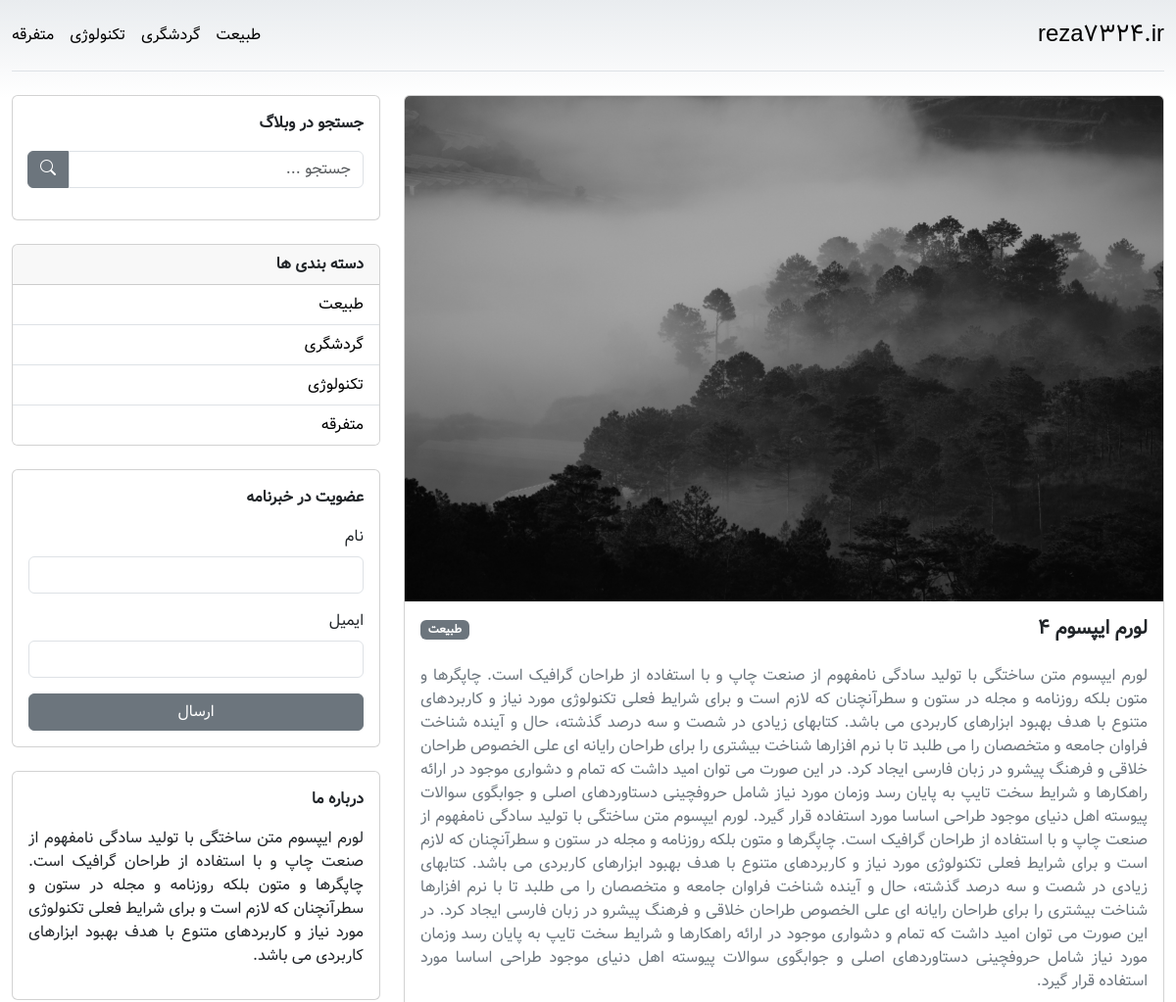
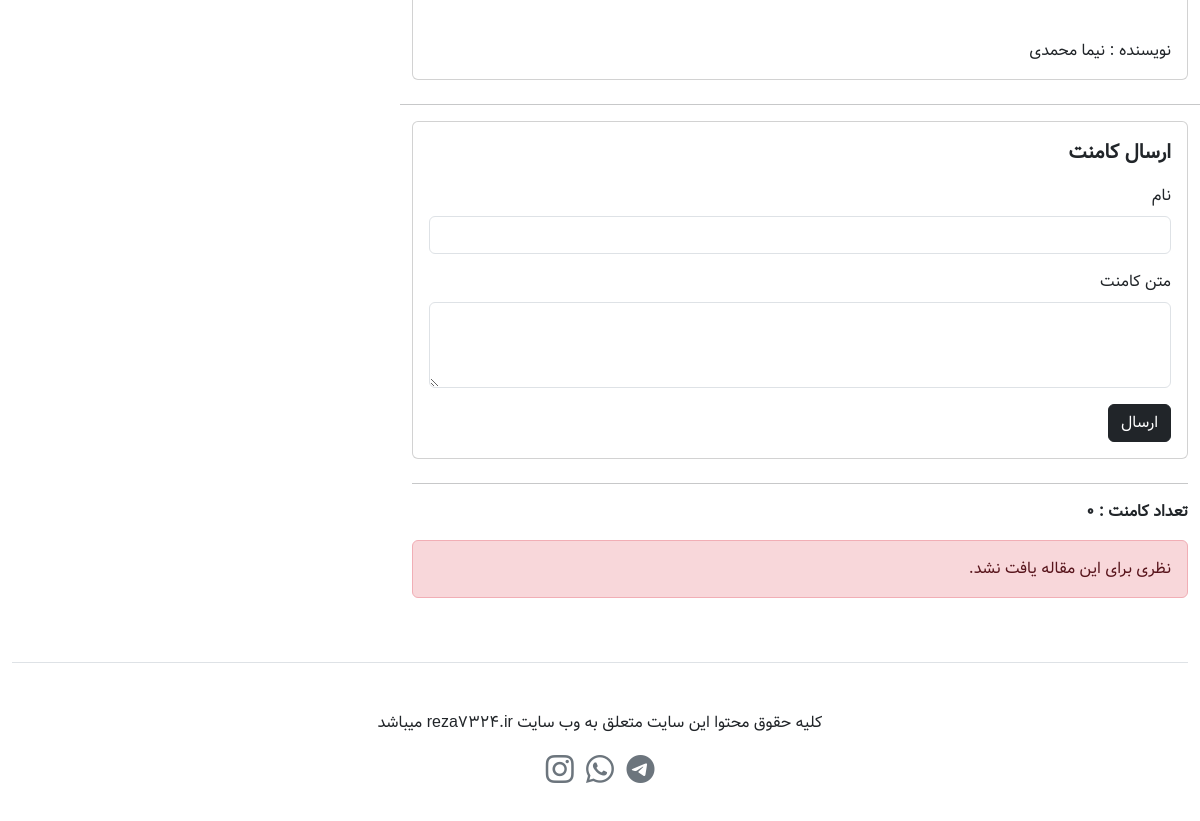
The page /single.php?post=4 on the database its author committed (2 pictures, top to bottom).
### tables this page shows
CREATE TABLE `categories` (
  `id` int(11) NOT NULL,
  `title` varchar(255) NOT NULL
);

CREATE TABLE `posts` (
  `id` int(11) NOT NULL,
  `title` varchar(255) NOT NULL,
  `body` text NOT NULL,
  `category_id` int(11) NOT NULL,
  `author` varchar(255) NOT NULL,
  `image` varchar(255) NOT NULL
);

### single.php (the view, shortened to what this page needs)
<?php
include "./include/layout/header.php";
if (isset($_GET['post'])) {
    $postId = $_GET['post'];
    $post = $db->prepare("SELECT * FROM posts WHERE id = :id");
    $post->execute(['id' => $postId]);
    $post = $post->fetch();
}
?>
<main>
    <section class="mt-4">
        <div class="row">
            <?php if (empty($post)): ?>
                <div class="col-lg-8">
                    <div class="alert alert-danger">
                        مقاله ای یافت نشد...
                    </div>
                </div>
            <?php else: ?>
                <div class="col-lg-8">
                    <div class="row justify-content-center">
                        <?php
                        $categoryId = $post['category_id'];
                        $postCategory = $db->query("SELECT * FROM categories WHERE id = $categoryId")->fetch();
                        ?>
                        <div class="col">
                            <div class="card">
                                <img
                                    src="./upload/posts/<?= $post['image'] ?>"
                                    class="card-img-top"
                                    alt="post-image" />
                                <div class="card-body">
                                    <div
                                        class="d-flex justify-content-between">
                                        <h5 class="card-title fw-bold">
                                            <?= $post['title'] ?>
                                        </h5>
                                        <div>
                                            <span
                                                class="badge text-bg-secondary"><?= $postCategory['title'] ?></span>
                                        </div>
                                    </div>
                                    <p
                                        class="card-text text-secondary text-justify pt-3">
                                        <?= $post['body'] ?>
                                    </p>
                                    <div>
                                        <p class="fs-6 mt-5 mb-0">
                                            نویسنده : <?= $post['author'] ?>
                                        </p>
                                    </div>
                                </div>
                            </div>
                        </div>
                        <hr class="mt-4" />
                        <div class="col">
                            <div class="card">
                                <div class="card-body">
                                    <p class="fw-bold fs-5">
                                        ارسال کامنت
                                    </p>
                                    <form method="post">
                                        <div class="mb-3">
                                            <label class="form-label">نام</label>
                                            <input type="text" name="name" class="form-control" />
                                        </div>
                                        <div class="mb-3">
                                            <label class="form-label">متن کامنت</label>
                                            <textarea class="form-control" name="comment" rows="3"></textarea>
                                        </div>
                                        <button
                                            type="submit"
                                            name="submitComment"
                                            class="btn btn-dark">
                                            ارسال
                                        </button>
                                    </form>
                                </div>
                            </div>
                            <hr class="mt-4" />
                            <?php
                            $postId = $post['id'];
                            $comments = $db->prepare("SELECT * FROM comments WHERE post_id = :id AND status = 1");
                            $comments->execute(['id' => $postId]);
                            ?>
                            <p class="fw-bold fs-6">تعداد کامنت : <?= $comments->rowCount() ?></p>
                            <?php if ($comments->rowCount() > 0): ?>
                                <?php foreach ($comments as $comment): ?>
                                    <div class="card bg-light-subtle mb-3">
                                        <div class="card-body">
                                            <div
                                                class="d-flex align-items-center">
                                                <img
                                                    src="./assets/images/profile.png"
                                                    width="45"
                                                    height="45"
                                                    alt="user-profle" />
                                                <h5
                                                    class="card-title me-2 mb-0">
                                                    <?= $comment['name'] ?>
                                                </h5>
                                            </div>
                                            <p class="card-text pt-3 pr-3">
                                                <?= $comment['comment'] ?>
                                            </p>
                                        </div>
                                    </div>
                                <?php endforeach ?>
                            <?php else: ?>
                                <div class="alert alert-danger">
                                    نظری برای این مقاله یافت نشد.
                                </div>
                            <?php endif ?>
                        </div>
                    </div>
                </div>
            <?php endif ?>
            <?php
            include "./include/layout/sidebar.php";
            ?>
        </div>
    </section>
</main>
<?php
include "./include/layout/footer.php";
?>

### include/layout/header.php (shortened to what this page needs)
<?php
include "./include/db.php";
$query = "SELECT * FROM categories";
$categories = $db->query($query);
?>
<!DOCTYPE html>
<html dir="rtl" lang="fa">
<head>
    <link
        rel="stylesheet"
        href="https://cdn.jsdelivr.net/npm/bootstrap-icons@1.10.5/font/bootstrap-icons.css" />
    <link
        href="https://cdn.jsdelivr.net/npm/bootstrap@5.3.1/dist/css/bootstrap.min.css"
        rel="stylesheet"
 />
    <link rel="stylesheet" href="./assets/css/style.css" />
</head>
<body>
    <div class="container py-3">
        <header
            class="d-flex flex-column flex-md-row align-items-center pb-3 mb-4 border-bottom">
            <a
                href="index.php"
                class="fs-4 fw-medium link-body-emphasis text-decoration-none">
                reza7324.ir
            </a>
            <nav class="d-inline-flex mt-2 mt-md-0 me-md-auto">
                <?php if ($categories->rowCount() > 0): ?>
                    <?php foreach ($categories->fetchAll() as $category) : ?>
                        <a
                            class="me-3 py-2 link-body-emphasis text-decoration-none <?= (isset($_GET['category'])) &&  ($category['id'] == $_GET['category']) ? 'fw-bold' : '' ?>"
                            href="index.php?category=<?= $category['id'] ?>"><?= $category['title']; ?></a>
                    <?php endforeach ?>
                <?php endif ?>
            </nav>
        </header>

### include/layout/sidebar.php (shortened to what this page needs)
<?php
$query = "SELECT * FROM categories";
$categories = $db->query($query);
?>
<div class="col-lg-4">
    <div class="card">
        <div class="card-body">
            <p class="fw-bold fs-6">جستجو در وبلاگ</p>
            <form action="search.php" method="get">
                <div class="input-group mb-3">
                    <input
                        type="text"
                        name="search"
                        class="form-control"
                        placeholder="جستجو ..." />
                    <button
                        class="btn btn-secondary"
                        type="submit">
                        <i class="bi bi-search"></i>
                    </button>
                </div>
            </form>
        </div>
    </div>
    <div class="card mt-4">
        <div class="fw-bold fs-6 card-header">دسته بندی ها</div>
        <ul class="list-group list-group-flush p-0">
            <?php if ($categories->rowCount() > 0): ?>
                <?php foreach ($categories as $category): ?>
                    <li class="list-group-item">
                        <a
                            class="link-body-emphasis text-decoration-none"
                            href="index.php?category=<?= $category['id'] ?>"><?= $category['title'] ?></a>
                    </li>
                <?php endforeach ?>
            <?php endif ?>
        </ul>
    </div>
    <div class="card mt-4">
        <div class="card-body">
            <p class="fw-bold fs-6">عضویت در خبرنامه</p>
            <form method="POST">
                <div class="mb-3">
                    <label class="form-label">نام</label>
                    <input
                        type="text" name="name"
                        class="form-control" />
                </div>
                <div class="mb-3">
                    <label class="form-label">ایمیل</label>
                    <input
                        type="email" name="email"
                        class="form-control" />
                </div>
                <div class="d-grid gap-2">
                    <button
                        type="submit" name="subscribe"
                        class="btn btn-secondary">
                        ارسال
                    </button>
                </div>
            </form>
        </div>
    </div>
    <div class="card mt-4">
        <div class="card-body">
            <p class="fw-bold fs-6">درباره ما</p>
            <p class="text-justify">
                لورم ایپسوم متن ساختگی با تولید سادگی
                نامفهوم از صنعت چاپ و با استفاده از
                طراحان گرافیک است. چاپگرها و متون بلکه
                روزنامه و مجله در ستون و سطرآنچنان که
                لازم است و برای شرایط فعلی تکنولوژی مورد
                نیاز و کاربردهای متنوع با هدف بهبود
                ابزارهای کاربردی می باشد.
            </p>
        </div>
    </div>
</div>

### assets/css/style.css (style rules this page uses)
body { background-image: linear-gradient(180deg, #e9ecef, #fff 100px, #fff); background-repeat: no-repeat; font-family: "Vazir", sans-serif; }
.container { max-width: 1200px; }
.text-justify { text-align: justify; }
.input-group > :not(:first-child):not(.dropdown-menu):not(.valid-tooltip):not( .valid-feedback ):not(.invalid-tooltip):not(.invalid-feedback) { border-top-right-radius: 0; border-bottom-right-radius: 0; border-top-left-radius: 0.375rem; border-bottom-left-radius: 0.375rem; }
.input-group:not(.has-validation) > :not(:last-child):not(.dropdown-toggle):not(.dropdown-menu):not( .form-floating ) { border-top-left-radius: 0; border-bottom-left-radius: 0; border-top-right-radius: 0.375rem; border-bottom-right-radius: 0.375rem; }

### rows shown on the page
categories: title "طبیعت"
categories: title "گردشگری"
categories: title "تکنولوژی"
categories: title "متفرقه"
posts: image (picture), title "لورم ایپسوم 4", body "لورم ایپسوم متن ساختگی با تولید سادگی نامفهوم از صنعت چاپ و با استفاده از طراحان گرافیک است. چاپگرها و متون بلکه روزنامه و مجله در ستون و سطرآنچنان که لازم است و برای شرایط فعلی تکنولوژی مورد نیاز و کاربردهای متنوع با هدف بهبود ابزارهای کاربردی می باشد. کتابهای زیادی در شصت و سه درصد گذشته، حال و آینده شناخت فراوان جامعه و متخصصان را می طلبد تا با نرم افزارها شناخت بیشتری را برای طراحان رایانه ای علی الخصوص طراحان خلاقی و فرهنگ پیشرو در زبان فارسی ایجاد کرد. در این صورت می توان امید داشت که تمام و دشواری موجود در ارائه راهکارها و شرایط سخت تایپ به پایان رسد وزمان مورد نیاز شامل حروفچینی دستاوردهای اصلی و جوابگوی سوالات پیوسته اهل دنیای موجود طراحی اساسا مورد استفاده قرار گیرد. لورم ایپسوم…", author "نیما محمدی"

### other values the page prints
$comments->rowCount() "0"
